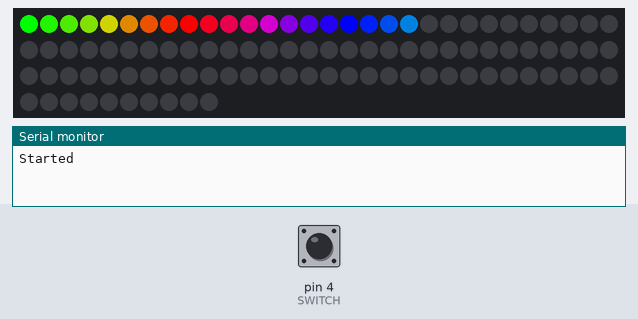
This sketch was run on a simulated Arduino Uno, built with avr-gcc and run on an emulated ATmega328P. On the bench: 100 RGB LEDs in strip order, left to right, continuing on the next row, the last lines printed to the serial monitor. The inputs (shaded band) are chosen by the test bench; at power-on: pin 4 (SWITCH) HIGH.

Above: at 0.9 s.
2.3 s: pin 4 (SWITCH) pulled LOW for 0.15 s
At 2.46 s:
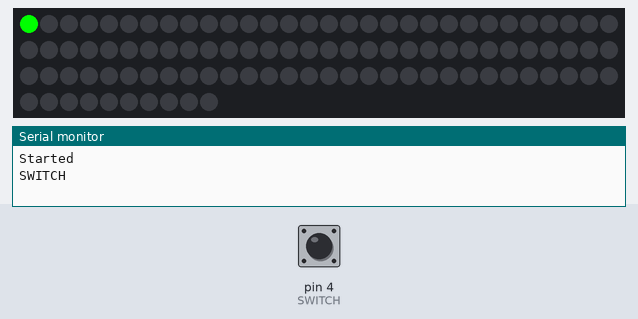
5.0 s: pin 4 (SWITCH) pulled LOW for 1 s
At 6.11 s:
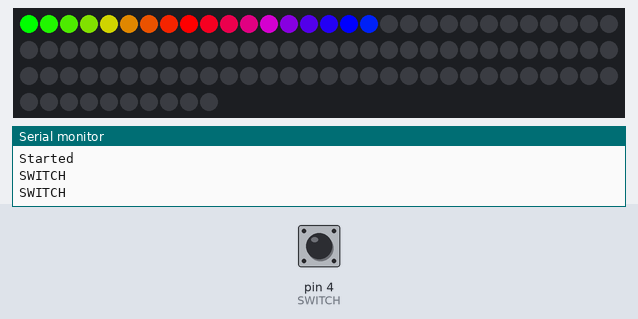
7.5 s: pin 4 (SWITCH) pulled LOW for 3.2 s
Timing chart, 0 to 10.5 s (numbered marks = the images above; inputs shaded):
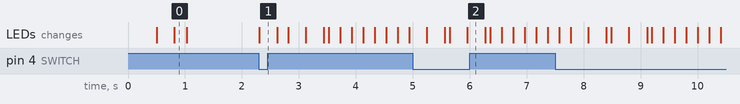

The sketch:

fireball_target.ino
```cpp
#include "FastLED.h"

#define LED_TYPE  P9813   // Cool neon
//#define LED_TYPE  WS2801   // Adafruit

#define TOTAL_LEDS    100
#define NUM_LEDS      24
#define LEDS_TO_SKIP  0

#define DATA_PIN  13
#define CLOCK_PIN 11

CRGB leds[TOTAL_LEDS];

// Create a 24 bit color value from R,G,B
#define color(r, g, b)  CRGB(r, g, b)

#define SWITCH 4

void setup() {
  // put your setup code here, to run once:
  pinMode(SWITCH, INPUT_PULLUP);

  delay(500); // 3 second delay for recovery

  // tell FastLED about the LED strip configuration
  FastLED.addLeds<LED_TYPE,DATA_PIN,CLOCK_PIN,RGB>(leds, TOTAL_LEDS).setCorrection(TypicalLEDStrip);
  FastLED.setBrightness(255);

  Serial.begin(115200);
  Serial.println("Started");

  int i;
  for (i=0; i < TOTAL_LEDS; i++) {
    leds[i] = color(0,0,0);
  }
  FastLED.show();
  colorWipe(10);
  colorWipe(color(0,0,0), 10);
}

void loop() {
  if (digitalRead(SWITCH) == LOW) {
    Serial.println("SWITCH");
    colorWipe(20);
    delay(200);
    colorWipe(color(0,0,0), 20);
    for (int i=0;i<4;i++) {
      colorWipeFast();
      delay(200);
      colorWipeFast(color(0, 0, 0));
      delay(200);
    }
  }
}

//Input a value 0 to 255 to get a color value.
//The colours are a transition r - g -b - back to r
CRGB Wheel(byte WheelPos) {
  if (WheelPos < 85) {
   return color(WheelPos * 3, 255 - WheelPos * 3, 0);
  } else if (WheelPos < 170) {
   WheelPos -= 85;
   return color(255 - WheelPos * 3, 0, WheelPos * 3);
  } else {
   WheelPos -= 170;
   return color(0, WheelPos * 3, 255 - WheelPos * 3);
  }
}

// fill the dots one after the other with said color
// good for testing purposes
void colorWipe(uint8_t wait) {
  int i;
  for (i=LEDS_TO_SKIP; i < NUM_LEDS; i++) {
      leds[i] = Wheel(i*255/NUM_LEDS);
      FastLED.show();
      delay(wait);
  }
}

// fill the dots one after the other with said color
// good for testing purposes
void colorWipe(CRGB color, uint8_t wait) {
  int i;
  for (i=NUM_LEDS-1; i >= LEDS_TO_SKIP; i--) {
      leds[i] = color;
      FastLED.show();
      delay(wait);
  }
}

// fill the dots one after the other with said color
// good for testing purposes
void colorWipeFast(CRGB color) {
  int i;
  for (i=LEDS_TO_SKIP; i < NUM_LEDS; i++) {
      leds[i] = color;
  }
  FastLED.show();
}

// fill the dots one after the other with said color
// good for testing purposes
void colorWipeFast() {
  int i;
  for (i=LEDS_TO_SKIP; i < NUM_LEDS; i++) {
      leds[i] = Wheel(i*255/NUM_LEDS);
  }
  FastLED.show();
}
```

Measured:
- after the input at 2.3 s, the LEDs: change at once (image 1)
- after the input at 5.0 s, the LEDs: first change after 0.24 s (image 2 shows a later state)
